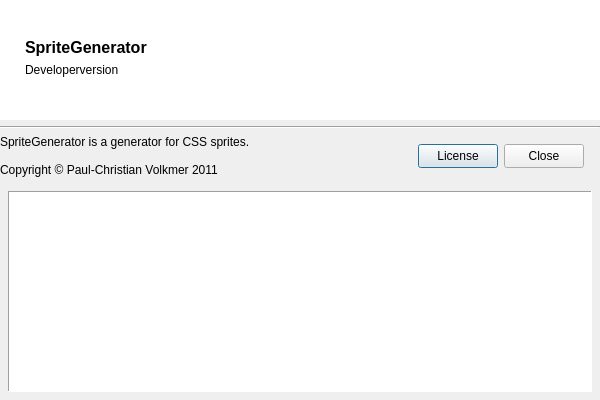
<?xml version="1.0" encoding="UTF-8"?>
<ui version="4.0">
 <class>InfoDialog</class>
 <widget class="QDialog" name="InfoDialog">
  <property name="geometry">
   <rect>
    <x>0</x>
    <y>0</y>
    <width>600</width>
    <height>400</height>
   </rect>
  </property>
  <property name="sizePolicy">
   <sizepolicy hsizetype="Preferred" vsizetype="MinimumExpanding">
    <horstretch>0</horstretch>
    <verstretch>0</verstretch>
   </sizepolicy>
  </property>
  <property name="minimumSize">
   <size>
    <width>600</width>
    <height>200</height>
   </size>
  </property>
  <property name="maximumSize">
   <size>
    <width>600</width>
    <height>400</height>
   </size>
  </property>
  <property name="windowTitle">
   <string>About SpriteGenerator</string>
  </property>
  <property name="locale">
   <locale language="English" country="UnitedStates"/>
  </property>
  <property name="sizeGripEnabled">
   <bool>false</bool>
  </property>
  <layout class="QGridLayout" name="gridLayout_3">
   <property name="margin">
    <number>0</number>
   </property>
   <item row="0" column="0">
    <widget class="QWidget" name="defaultWidget" native="true">
     <property name="minimumSize">
      <size>
       <width>600</width>
       <height>200</height>
      </size>
     </property>
     <property name="maximumSize">
      <size>
       <width>600</width>
       <height>200</height>
      </size>
     </property>
     <layout class="QGridLayout" name="gridLayout">
      <property name="sizeConstraint">
       <enum>QLayout::SetFixedSize</enum>
      </property>
      <property name="margin">
       <number>0</number>
      </property>
      <item row="0" column="0">
       <widget class="QWidget" name="widget" native="true">
        <property name="sizePolicy">
         <sizepolicy hsizetype="Fixed" vsizetype="Fixed">
          <horstretch>0</horstretch>
          <verstretch>0</verstretch>
         </sizepolicy>
        </property>
        <property name="minimumSize">
         <size>
          <width>600</width>
          <height>120</height>
         </size>
        </property>
        <property name="maximumSize">
         <size>
          <width>600</width>
          <height>120</height>
         </size>
        </property>
        <property name="styleSheet">
         <string notr="true">background-color: white;</string>
        </property>
        <layout class="QGridLayout" name="gridLayout_2">
         <item row="0" column="0">
          <spacer name="horizontalSpacer_2">
           <property name="orientation">
            <enum>Qt::Horizontal</enum>
           </property>
           <property name="sizeType">
            <enum>QSizePolicy::Fixed</enum>
           </property>
           <property name="sizeHint" stdset="0">
            <size>
             <width>16</width>
             <height>20</height>
            </size>
           </property>
          </spacer>
         </item>
         <item row="0" column="1">
          <layout class="QVBoxLayout" name="verticalLayout">
           <item>
            <widget class="QLabel" name="label">
             <property name="styleSheet">
              <string notr="true">font-size: 16px;
font-weight: bold;</string>
             </property>
             <property name="text">
              <string>SpriteGenerator</string>
             </property>
             <property name="alignment">
              <set>Qt::AlignBottom|Qt::AlignLeading|Qt::AlignLeft</set>
             </property>
            </widget>
           </item>
           <item>
            <widget class="QLabel" name="versionLabel">
             <property name="styleSheet">
              <string notr="true">font-size: 12px;</string>
             </property>
             <property name="text">
              <string>Developerversion</string>
             </property>
             <property name="alignment">
              <set>Qt::AlignLeading|Qt::AlignLeft|Qt::AlignTop</set>
             </property>
            </widget>
           </item>
          </layout>
         </item>
         <item row="0" column="2">
          <widget class="QLabel" name="label_3">
           <property name="styleSheet">
            <string notr="true"/>
           </property>
           <property name="text">
            <string/>
           </property>
           <property name="pixmap">
            <pixmap resource="../resources/resources.qrc">:/images/images/spritegenerator.svg</pixmap>
           </property>
           <property name="alignment">
            <set>Qt::AlignRight|Qt::AlignTrailing|Qt::AlignVCenter</set>
           </property>
           <property name="margin">
            <number>32</number>
           </property>
          </widget>
         </item>
        </layout>
       </widget>
      </item>
      <item row="2" column="0">
       <layout class="QHBoxLayout" name="horizontalLayout_2">
        <property name="sizeConstraint">
         <enum>QLayout::SetFixedSize</enum>
        </property>
        <item>
         <widget class="QLabel" name="label_2">
          <property name="text">
           <string>SpriteGenerator is a generator for CSS sprites.

Copyright © Paul-Christian Volkmer 2011</string>
          </property>
          <property name="textFormat">
           <enum>Qt::PlainText</enum>
          </property>
          <property name="margin">
           <number>16</number>
          </property>
         </widget>
        </item>
        <item>
         <spacer name="horizontalSpacer">
          <property name="orientation">
           <enum>Qt::Horizontal</enum>
          </property>
          <property name="sizeHint" stdset="0">
           <size>
            <width>40</width>
            <height>20</height>
           </size>
          </property>
         </spacer>
        </item>
        <item>
         <layout class="QHBoxLayout" name="horizontalLayout">
          <property name="rightMargin">
           <number>16</number>
          </property>
          <item>
           <widget class="QPushButton" name="licenseButton">
            <property name="minimumSize">
             <size>
              <width>64</width>
              <height>24</height>
             </size>
            </property>
            <property name="text">
             <string>License</string>
            </property>
            <property name="checkable">
             <bool>true</bool>
            </property>
           </widget>
          </item>
          <item>
           <widget class="QPushButton" name="closeButton">
            <property name="minimumSize">
             <size>
              <width>64</width>
              <height>24</height>
             </size>
            </property>
            <property name="text">
             <string>Close</string>
            </property>
           </widget>
          </item>
         </layout>
        </item>
       </layout>
      </item>
      <item row="1" column="0">
       <widget class="Line" name="line">
        <property name="orientation">
         <enum>Qt::Horizontal</enum>
        </property>
       </widget>
      </item>
     </layout>
    </widget>
   </item>
   <item row="1" column="0">
    <layout class="QHBoxLayout" name="horizontalLayout_3">
     <property name="margin">
      <number>8</number>
     </property>
     <item>
      <widget class="QTextEdit" name="licenseBrowser">
       <property name="minimumSize">
        <size>
         <width>0</width>
         <height>174</height>
        </size>
       </property>
       <property name="maximumSize">
        <size>
         <width>16777215</width>
         <height>16777215</height>
        </size>
       </property>
       <property name="acceptDrops">
        <bool>false</bool>
       </property>
       <property name="frameShape">
        <enum>QFrame::Panel</enum>
       </property>
       <property name="frameShadow">
        <enum>QFrame::Sunken</enum>
       </property>
       <property name="readOnly">
        <bool>true</bool>
       </property>
       <property name="textInteractionFlags">
        <set>Qt::NoTextInteraction</set>
       </property>
      </widget>
     </item>
    </layout>
   </item>
  </layout>
 </widget>
 <tabstops>
  <tabstop>closeButton</tabstop>
  <tabstop>licenseButton</tabstop>
  <tabstop>licenseBrowser</tabstop>
 </tabstops>
 <resources>
  <include location="../resources/resources.qrc"/>
 </resources>
 <connections/>
</ui>
